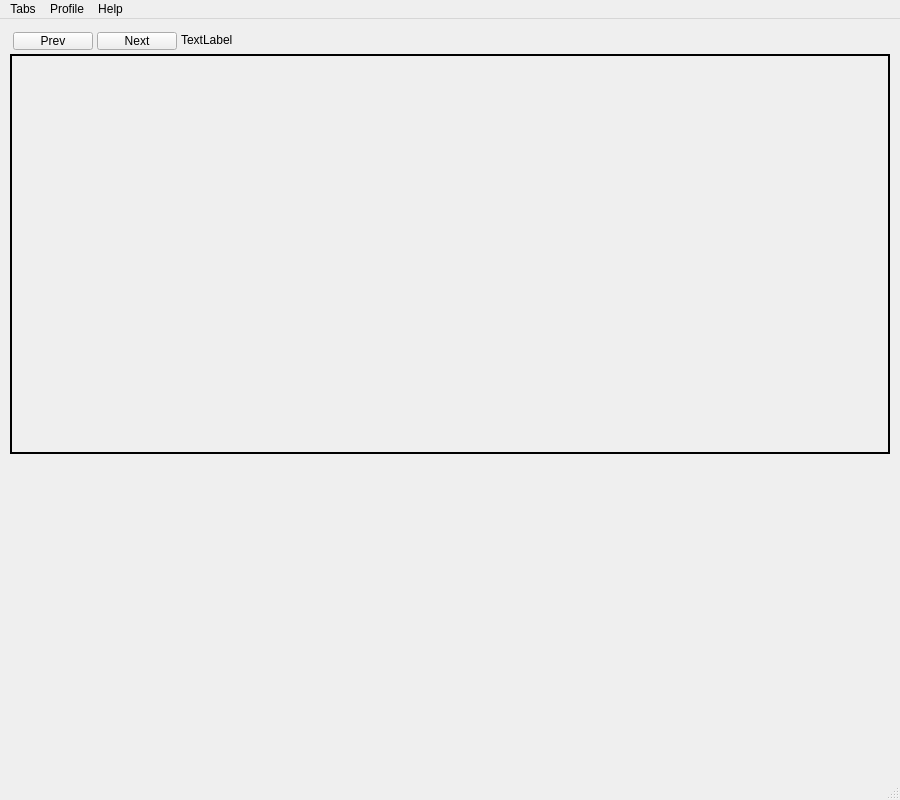
<?xml version="1.0" encoding="UTF-8"?>
<ui version="4.0">
 <class>MainWindow</class>
 <widget class="QMainWindow" name="MainWindow">
  <property name="geometry">
   <rect>
    <x>0</x>
    <y>0</y>
    <width>900</width>
    <height>800</height>
   </rect>
  </property>
  <property name="minimumSize">
   <size>
    <width>900</width>
    <height>800</height>
   </size>
  </property>
  <property name="maximumSize">
   <size>
    <width>900</width>
    <height>800</height>
   </size>
  </property>
  <property name="windowTitle">
   <string>MainWindow</string>
  </property>
  <widget class="QWidget" name="centralwidget">
   <widget class="QLabel" name="mainthread">
    <property name="geometry">
     <rect>
      <x>10</x>
      <y>35</y>
      <width>880</width>
      <height>400</height>
     </rect>
    </property>
    <property name="minimumSize">
     <size>
      <width>880</width>
      <height>400</height>
     </size>
    </property>
    <property name="maximumSize">
     <size>
      <width>880</width>
      <height>400</height>
     </size>
    </property>
    <property name="sizeIncrement">
     <size>
      <width>0</width>
      <height>0</height>
     </size>
    </property>
    <property name="autoFillBackground">
     <bool>true</bool>
    </property>
    <property name="frameShape">
     <enum>QFrame::WinPanel</enum>
    </property>
    <property name="text">
     <string/>
    </property>
    <property name="margin">
     <number>2</number>
    </property>
   </widget>
   <widget class="QPushButton" name="prevButton">
    <property name="geometry">
     <rect>
      <x>13</x>
      <y>13</y>
      <width>80</width>
      <height>18</height>
     </rect>
    </property>
    <property name="text">
     <string>Prev</string>
    </property>
   </widget>
   <widget class="QPushButton" name="nextButton">
    <property name="geometry">
     <rect>
      <x>97</x>
      <y>13</y>
      <width>80</width>
      <height>18</height>
     </rect>
    </property>
    <property name="text">
     <string>Next</string>
    </property>
   </widget>
   <widget class="QLabel" name="PositionLabel">
    <property name="geometry">
     <rect>
      <x>181</x>
      <y>13</y>
      <width>701</width>
      <height>16</height>
     </rect>
    </property>
    <property name="text">
     <string>TextLabel</string>
    </property>
   </widget>
  </widget>
  <widget class="QMenuBar" name="menubar">
   <property name="geometry">
    <rect>
     <x>0</x>
     <y>0</y>
     <width>900</width>
     <height>17</height>
    </rect>
   </property>
   <widget class="QMenu" name="menuTabs">
    <property name="title">
     <string>Tabs</string>
    </property>
    <addaction name="actionShowcases"/>
    <addaction name="action_Fish"/>
    <addaction name="action_Equipment"/>
    <addaction name="action_Peripherals"/>
    <addaction name="separator"/>
    <addaction name="action_Exit"/>
   </widget>
   <widget class="QMenu" name="menuProfile">
    <property name="title">
     <string>Profile</string>
    </property>
    <addaction name="actionCommunities"/>
    <addaction name="action_Friends"/>
   </widget>
   <widget class="QMenu" name="menuHelp">
    <property name="title">
     <string>Help</string>
    </property>
   </widget>
   <addaction name="menuTabs"/>
   <addaction name="menuProfile"/>
   <addaction name="menuHelp"/>
  </widget>
  <widget class="QStatusBar" name="statusbar"/>
  <action name="actionShowcases">
   <property name="text">
    <string>&amp;Showcases</string>
   </property>
  </action>
  <action name="action_Fish">
   <property name="text">
    <string>&amp;Fish</string>
   </property>
  </action>
  <action name="action_Equipment">
   <property name="text">
    <string>&amp;Equipment</string>
   </property>
  </action>
  <action name="action_Peripherals">
   <property name="text">
    <string>&amp;Peripherals</string>
   </property>
  </action>
  <action name="actionCommunities">
   <property name="text">
    <string>&amp;Communities</string>
   </property>
  </action>
  <action name="action_Friends">
   <property name="text">
    <string>&amp;Friends</string>
   </property>
  </action>
  <action name="action_Exit">
   <property name="text">
    <string>&amp;Exit</string>
   </property>
  </action>
 </widget>
 <resources/>
 <connections/>
</ui>
